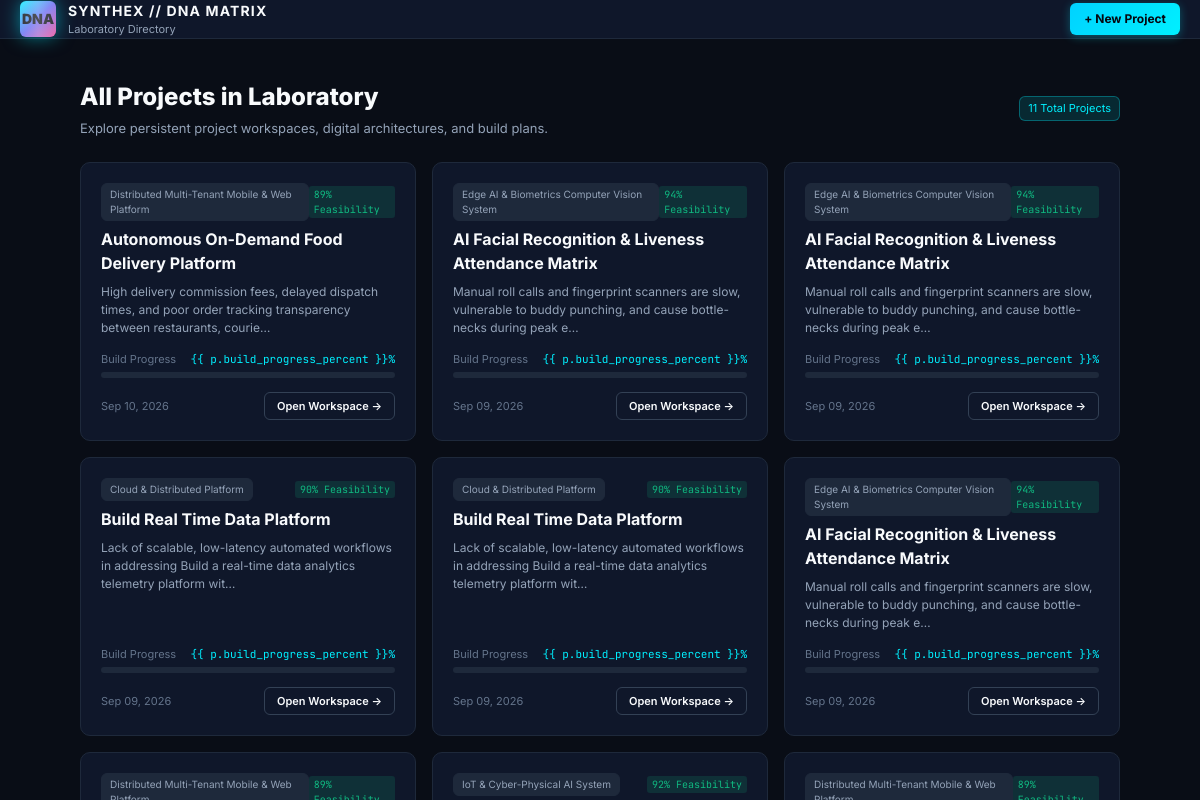
/projects/, run on the app's committed database.
### matrix/models.py (models this page shows, shortened)
class Project(models.Model):
    title = models.CharField(max_length=255)
    project_type = models.CharField(max_length=100, default="Software System")
    idea_input = models.TextField(blank=True, default="")
    problem_statement = models.TextField(blank=True, default="")
    goal = models.TextField(blank=True, default="")
    summary = models.TextField(blank=True, default="")
    target_users = models.JSONField(default=list, blank=True)
    is_synthesized = models.BooleanField(default=False)
    feasibility_score = models.IntegerField(default=85)
    feasibility_summary = models.TextField(blank=True, default="")
    feasibility_breakdown = models.JSONField(default=dict, blank=True)
    feasibility_details = models.JSONField(default=dict, blank=True)
    tech_stack = models.JSONField(default=dict, blank=True)
    dna_data = models.JSONField(default=dict, blank=True)
    architecture_data = models.JSONField(default=dict, blank=True)
    build_plan = models.JSONField(default=list, blank=True)
    risks_mitigations = models.JSONField(default=list, blank=True)
    created_at = models.DateTimeField(auto_now_add=True)
    updated_at = models.DateTimeField(auto_now=True)
    class Meta:
        ordering = ['-created_at']
    @property
    def build_progress_percent(self):
        if not self.build_plan:
            return 0
        total = len(self.build_plan)
        completed = sum(1 for step in self.build_plan if step.get('status') == 'completed')
        return int((completed / total) * 100)

### matrix/views.py (the view)
# urls.py: path("projects/", views.projects_list_view, name="projects_list"),
def projects_list_view(request):
    projects = Project.objects.all()
    return render(request, "matrix/projects_list.html", {
        "projects": projects
    })

### templates/matrix/projects_list.html (shortened to what this page needs)
{% load static %}
<!DOCTYPE html>
<html lang="en">
<head>
  <link rel="stylesheet" href="{% static 'css/workspace.css' %}">
</head>
<body style="height: 100vh; overflow-y: auto;">
  <div class="app-container" style="display: flex; flex-direction: column;">
    <header class="app-header">
      <div class="brand-section">
        <a href="/" style="text-decoration: none; color: inherit;" class="brand-logo">
          <div class="logo-badge">DNA</div>
          <div class="brand-titles">
            <div class="brand-title">SYNTHEX // DNA MATRIX</div>
            <div class="brand-sub">Laboratory Directory</div>
          </div>
        </a>
      </div>
      <div class="header-actions">
        <a href="/" class="btn btn-primary" style="text-decoration: none;">+ New Project</a>
      </div>
    </header>
    <main style="max-width: 1080px; margin: 40px auto; padding: 0 20px; width: 100%;">
      <div style="display: flex; align-items: center; justify-content: space-between; margin-bottom: 24px;">
        <div>
          <h1 style="font-size: 24px; font-weight: 800; color: var(--text-primary);">All Projects in Laboratory</h1>
          <p style="font-size: 13px; color: var(--text-secondary); margin-top: 4px;">Explore persistent project
            workspaces, digital architectures, and build plans.</p>
        </div>
        <span class="tag tag-cyan">{{ projects|length }} Total Projects</span>
      </div>
      <div style="display: grid; grid-template-columns: repeat(auto-fill, minmax(320px, 1fr)); gap: 16px;">
        {% for p in projects %}
        <div
          style="background: var(--bg-surface); border: 1px solid var(--border-subtle); border-radius: var(--radius-md); padding: 20px; display: flex; flex-direction: column; justify-content: space-between; gap: 14px;">
          <div>
            <div style="display: flex; align-items: center; justify-content: space-between; margin-bottom: 6px;">
              <span class="tag" style="font-size: 10px;">{{ p.project_type }}</span>
              <span class="score-tag">{{ p.feasibility_score }}% Feasibility</span>
            </div>
            <h2 style="font-size: 16px; font-weight: 700; color: var(--text-primary); margin-bottom: 8px;">{{ p.title }}
            </h2>
            <p style="font-size: 12px; color: var(--text-secondary); line-height: 1.5;">
              {{ p.problem_statement|truncatechars:120 }}
            </p>
          </div>
          <div>
            <div
              style="display: flex; justify-content: space-between; font-size: 11px; color: var(--text-muted); margin-bottom: 4px;">
              <span>Build Progress</span>
              <span style="font-family: var(--font-mono); color: var(--accent-cyan);">{{ p.build_progress_percent
                }}%</span>
            </div>
            <div class="progress-track" style="height: 6px; margin-bottom: 14px;">
            </div>
            <div style="display: flex; align-items: center; justify-content: space-between;">
              <span style="font-size: 11px; color: var(--text-muted);">{{ p.created_at|date:"M d, Y" }}</span>
              <a href="/projects/{{ p.id }}/" class="btn btn-outline"
                style="text-decoration: none; font-size: 11px; padding: 5px 12px;">
                Open Workspace &rarr;
              </a>
            </div>
          </div>
        </div>
        {% empty %}
        <div style="grid-column: 1 / -1; padding: 40px; text-align: center; color: var(--text-muted);">
          No projects found. <a href="/" style="color: var(--accent-cyan);">Create your first project &rarr;</a>
        </div>
        {% endfor %}
      </div>
    </main>
  </div>
</body>
</html>

### static/css/workspace.css (style rules this page uses)
:root { --bg-core: #090d16; --bg-surface: #0f172a; --bg-surface-elevated: #1e293b; --bg-surface-hover: #26354a; --bg-glass: rgba(15, 23, 42, 0.85); --border-subtle: #1e293b; --border-medium: #334155; --border-active: #00f0ff; --text-primary: #f8fafc; --text-secondary: #94a3b8; --text-muted: #64748b; --accent-cyan: #00f0ff; --accent-cyan-dim: rgba(0, 240, 255, 0.12); --accent-emerald: #10b981; --accent-emerald-dim: rgba(16, 185, 129, 0.12); --accent-indigo: #6366f1; --accent-indigo-dim: rgba(99, 102, 241, 0.15); --accent-amber: #f59e0b; --accent-rose: #f43f5e; --font-sans: 'Inter', -apple-system, BlinkMacSystemFont, "Segoe UI", Roboto, sans-serif; --font-mono: 'JetBrains Mono', 'Fira Code', monospace; --radius-sm: 6px; --radius-md: 10px; --radius-lg: 14px; --radius-full: 9999px; --shadow-main: 0 10px 25px -5px rgba(0, 0, 0, 0.5), 0 8px 10px -6px rgba(0, 0, 0, 0.5); --shadow-glow: 0 0 20px rgba(0, 240, 255, 0.25); --header-height: 56px; --sidebar-width: 280px; --chat-width: 360px; }
*, *::before, *::after { box-sizing: border-box; margin: 0; padding: 0; }
body { background-color: var(--bg-core); color: var(--text-primary); font-family: var(--font-sans); font-size: 14px; line-height: 1.5; overflow: hidden; height: 100vh; width: 100vw; -webkit-font-smoothing: antialiased; }
.app-container { display: grid; grid-template-rows: var(--header-height) 1fr; height: 100vh; width: 100vw; overflow: hidden; }
.app-header { background: var(--bg-surface); border-bottom: 1px solid var(--border-subtle); display: flex; align-items: center; justify-content: space-between; padding: 0 20px; z-index: 40; }
.brand-section { display: flex; align-items: center; gap: 14px; }
.brand-logo { display: flex; align-items: center; gap: 12px; }
.logo-badge { width: 36px; height: 36px; border-radius: var(--radius-sm); background: linear-gradient(135deg, #00f0ff 0%, #6366f1 50%, #ec4899 100%); display: flex; align-items: center; justify-content: center; color: #050811; font-weight: 900; font-size: 14px; box-shadow: 0 0 18px rgba(0, 240, 255, 0.5); position: relative; overflow: hidden; }
.logo-badge::after { content: ''; position: absolute; top: -50%; left: -50%; width: 200%; height: 200%; background: linear-gradient(60deg, transparent, rgba(255,255,255,0.3), transparent); transform: rotate(30deg); animation: logo-shine 3.5s infinite; }
.brand-titles { display: flex; flex-direction: column; }
.brand-title { font-size: 14px; font-weight: 700; letter-spacing: 0.08em; text-transform: uppercase; color: var(--text-primary); display: flex; align-items: center; gap: 6px; }
.brand-sub { font-size: 11px; color: var(--text-secondary); font-weight: 400; }
.header-actions { display: flex; align-items: center; gap: 10px; }
.btn { display: inline-flex; align-items: center; justify-content: center; gap: 7px; padding: 7px 14px; font-size: 12px; font-weight: 600; border-radius: var(--radius-sm); border: 1px solid transparent; cursor: pointer; transition: all 0.18s ease; font-family: inherit; color: var(--text-primary); background: var(--bg-surface-elevated); }
.btn-primary { background: linear-gradient(135deg, #00d2ff 0%, #00f0ff 100%); color: #050811; font-weight: 700; border: none; box-shadow: 0 2px 10px rgba(0, 240, 255, 0.3); }
.btn-outline { border: 1px solid var(--border-medium); background: transparent; }
.score-tag { font-family: var(--font-mono); font-size: 10px; padding: 1px 5px; border-radius: 3px; background: rgba(16, 185, 129, 0.15); color: var(--accent-emerald); }
.tag { font-size: 11px; padding: 3px 8px; border-radius: var(--radius-sm); background: var(--bg-surface-elevated); border: 1px solid var(--border-subtle); color: var(--text-secondary); }
.tag-cyan { background: var(--accent-cyan-dim); border-color: rgba(0, 240, 255, 0.3); color: var(--accent-cyan); }
.progress-track { height: 8px; background: var(--bg-surface-elevated); border-radius: var(--radius-full); overflow: hidden; }

### data on the page
Project: project_type "Distributed Multi-Tenant Mobile & Web Platform", feasibility_score "89", title "Autonomous On-Demand Food Delivery Platform", problem_statement "High delivery commission fees, delayed dispatch times, and poor order tracking transparency between restaurants, courie…", created_at "Sep 10, 2026"
Project: project_type "Edge AI & Biometrics Computer Vision System", feasibility_score "94", title "AI Facial Recognition & Liveness Attendance Matrix", problem_statement "Manual roll calls and fingerprint scanners are slow, vulnerable to buddy punching, and cause bottle-necks during peak e…", created_at "Sep 09, 2026"
Project: project_type "Edge AI & Biometrics Computer Vision System", feasibility_score "94", title "AI Facial Recognition & Liveness Attendance Matrix", problem_statement "Manual roll calls and fingerprint scanners are slow, vulnerable to buddy punching, and cause bottle-necks during peak e…", created_at "Sep 09, 2026"
Project: project_type "Cloud & Distributed Platform", feasibility_score "90", title "Build Real Time Data Platform", problem_statement "Lack of scalable, low-latency automated workflows in addressing Build a real-time data analytics telemetry platform wit…", created_at "Sep 09, 2026"
Project: project_type "Cloud & Distributed Platform", feasibility_score "90", title "Build Real Time Data Platform", problem_statement "Lack of scalable, low-latency automated workflows in addressing Build a real-time data analytics telemetry platform wit…", created_at "Sep 09, 2026"
Project: project_type "Edge AI & Biometrics Computer Vision System", feasibility_score "94", title "AI Facial Recognition & Liveness Attendance Matrix", problem_statement "Manual roll calls and fingerprint scanners are slow, vulnerable to buddy punching, and cause bottle-necks during peak e…", created_at "Sep 09, 2026"
Project: project_type "Distributed Multi-Tenant Mobile & Web…", feasibility_score "89"
Project: project_type "IoT & Cyber-Physical AI System", feasibility_score "92"
Project: project_type "Distributed Multi-Tenant Mobile & Web…", feasibility_score "89"

### other printed values
{{ projects|length }} "11"
